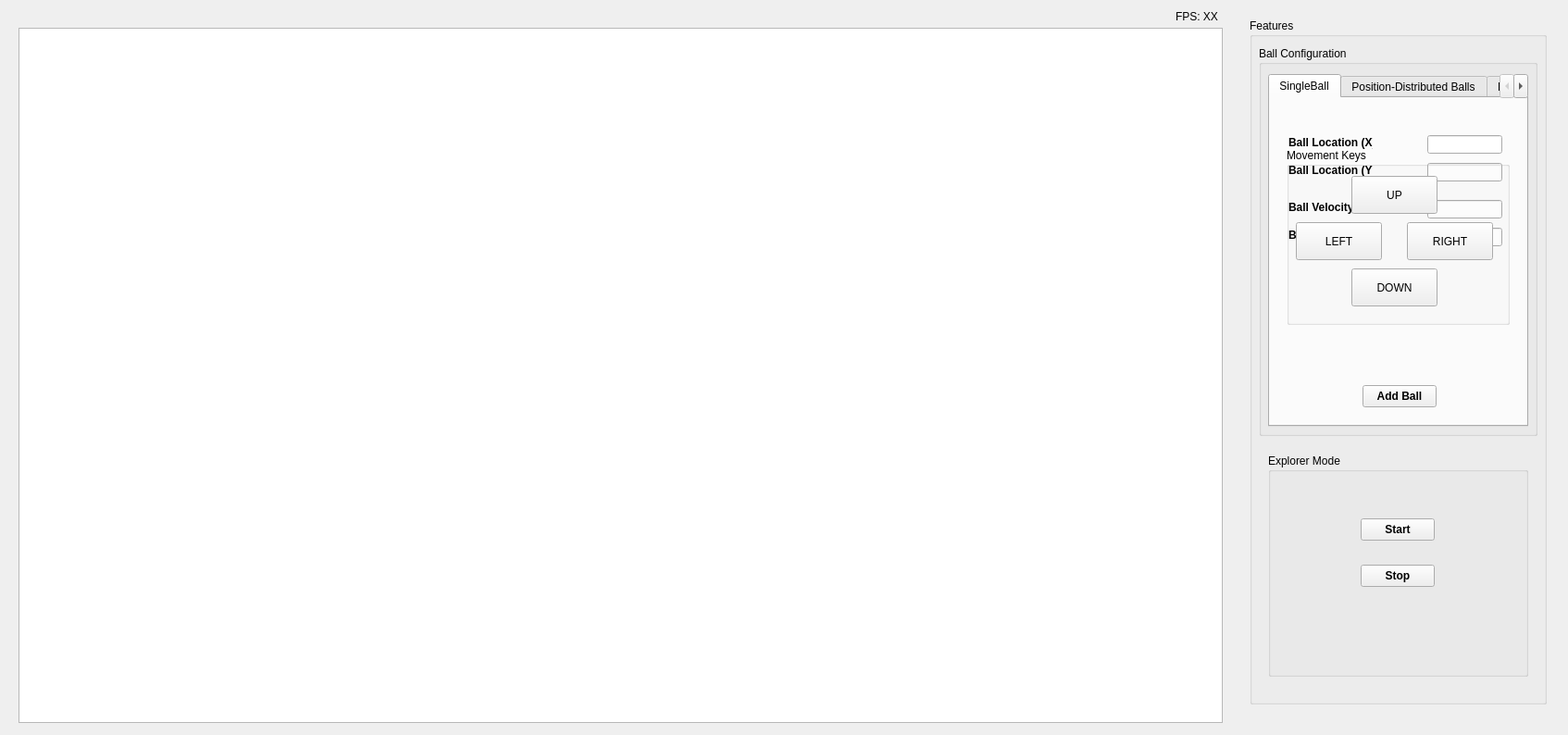
<?xml version="1.0" encoding="UTF-8"?>
<ui version="4.0">
 <class>MainWindow</class>
 <widget class="QMainWindow" name="MainWindow">
  <property name="geometry">
   <rect>
    <x>0</x>
    <y>0</y>
    <width>1694</width>
    <height>794</height>
   </rect>
  </property>
  <property name="maximumSize">
   <size>
    <width>1800</width>
    <height>850</height>
   </size>
  </property>
  <property name="windowTitle">
   <string>MainWindow</string>
  </property>
  <widget class="QWidget" name="centralwidget">
   <widget class="QGroupBox" name="addonConfig">
    <property name="geometry">
     <rect>
      <x>1350</x>
      <y>20</y>
      <width>321</width>
      <height>741</height>
     </rect>
    </property>
    <property name="font">
     <font>
      <bold>false</bold>
     </font>
    </property>
    <property name="title">
     <string>Features</string>
    </property>
    <widget class="QGroupBox" name="wallConfig">
     <property name="geometry">
      <rect>
       <x>20</x>
       <y>470</y>
       <width>281</width>
       <height>241</height>
      </rect>
     </property>
     <property name="title">
      <string>Explorer Mode</string>
     </property>
     <widget class="QPushButton" name="startExplore">
      <property name="geometry">
       <rect>
        <x>100</x>
        <y>70</y>
        <width>80</width>
        <height>24</height>
       </rect>
      </property>
      <property name="font">
       <font>
        <bold>true</bold>
       </font>
      </property>
      <property name="text">
       <string>Start</string>
      </property>
     </widget>
     <widget class="QPushButton" name="stopExplore">
      <property name="geometry">
       <rect>
        <x>100</x>
        <y>120</y>
        <width>80</width>
        <height>24</height>
       </rect>
      </property>
      <property name="font">
       <font>
        <bold>true</bold>
       </font>
      </property>
      <property name="text">
       <string>Stop</string>
      </property>
     </widget>
    </widget>
    <widget class="QGroupBox" name="ballConfig">
     <property name="geometry">
      <rect>
       <x>10</x>
       <y>30</y>
       <width>301</width>
       <height>421</height>
      </rect>
     </property>
     <property name="title">
      <string>Ball Configuration</string>
     </property>
     <widget class="QTabWidget" name="tabWidget">
      <property name="geometry">
       <rect>
        <x>10</x>
        <y>30</y>
        <width>281</width>
        <height>381</height>
       </rect>
      </property>
      <property name="currentIndex">
       <number>0</number>
      </property>
      <widget class="QWidget" name="SingleBall">
       <attribute name="title">
        <string>SingleBall</string>
       </attribute>
       <widget class="QLineEdit" name="yInput">
        <property name="geometry">
         <rect>
          <x>170</x>
          <y>70</y>
          <width>81</width>
          <height>20</height>
         </rect>
        </property>
       </widget>
       <widget class="QLabel" name="locationX">
        <property name="geometry">
         <rect>
          <x>20</x>
          <y>40</y>
          <width>91</width>
          <height>16</height>
         </rect>
        </property>
        <property name="font">
         <font>
          <bold>true</bold>
         </font>
        </property>
        <property name="text">
         <string>Ball Location (X)</string>
        </property>
       </widget>
       <widget class="QLabel" name="velocity">
        <property name="geometry">
         <rect>
          <x>20</x>
          <y>110</y>
          <width>71</width>
          <height>16</height>
         </rect>
        </property>
        <property name="font">
         <font>
          <bold>true</bold>
         </font>
        </property>
        <property name="text">
         <string>Ball Velocity</string>
        </property>
       </widget>
       <widget class="QLabel" name="locationY">
        <property name="geometry">
         <rect>
          <x>20</x>
          <y>70</y>
          <width>91</width>
          <height>16</height>
         </rect>
        </property>
        <property name="font">
         <font>
          <bold>true</bold>
         </font>
        </property>
        <property name="text">
         <string>Ball Location (Y)</string>
        </property>
       </widget>
       <widget class="QLineEdit" name="velocityInput">
        <property name="geometry">
         <rect>
          <x>170</x>
          <y>110</y>
          <width>81</width>
          <height>20</height>
         </rect>
        </property>
       </widget>
       <widget class="QLineEdit" name="xInput">
        <property name="geometry">
         <rect>
          <x>170</x>
          <y>40</y>
          <width>81</width>
          <height>20</height>
         </rect>
        </property>
       </widget>
       <widget class="QLabel" name="direction">
        <property name="geometry">
         <rect>
          <x>20</x>
          <y>140</y>
          <width>81</width>
          <height>16</height>
         </rect>
        </property>
        <property name="font">
         <font>
          <bold>true</bold>
         </font>
        </property>
        <property name="text">
         <string>Ball Direction</string>
        </property>
       </widget>
       <widget class="QLineEdit" name="directionInput">
        <property name="geometry">
         <rect>
          <x>170</x>
          <y>140</y>
          <width>81</width>
          <height>20</height>
         </rect>
        </property>
       </widget>
       <widget class="QPushButton" name="addBall">
        <property name="geometry">
         <rect>
          <x>100</x>
          <y>310</y>
          <width>80</width>
          <height>24</height>
         </rect>
        </property>
        <property name="font">
         <font>
          <bold>true</bold>
         </font>
        </property>
        <property name="text">
         <string>Add Ball</string>
        </property>
       </widget>
      </widget>
      <widget class="QWidget" name="MultiBall1">
       <attribute name="title">
        <string>Position-Distributed Balls</string>
       </attribute>
       <widget class="QLabel" name="velocity1">
        <property name="geometry">
         <rect>
          <x>20</x>
          <y>220</y>
          <width>71</width>
          <height>16</height>
         </rect>
        </property>
        <property name="font">
         <font>
          <bold>true</bold>
         </font>
        </property>
        <property name="text">
         <string>Ball Velocity</string>
        </property>
       </widget>
       <widget class="QLineEdit" name="velocityInput1">
        <property name="geometry">
         <rect>
          <x>170</x>
          <y>220</y>
          <width>81</width>
          <height>20</height>
         </rect>
        </property>
       </widget>
       <widget class="QLabel" name="direction1">
        <property name="geometry">
         <rect>
          <x>20</x>
          <y>250</y>
          <width>81</width>
          <height>16</height>
         </rect>
        </property>
        <property name="font">
         <font>
          <bold>true</bold>
         </font>
        </property>
        <property name="text">
         <string>Ball Direction</string>
        </property>
       </widget>
       <widget class="QPushButton" name="addBall1">
        <property name="geometry">
         <rect>
          <x>90</x>
          <y>310</y>
          <width>80</width>
          <height>24</height>
         </rect>
        </property>
        <property name="font">
         <font>
          <bold>true</bold>
         </font>
        </property>
        <property name="text">
         <string>Add Ball</string>
        </property>
       </widget>
       <widget class="QLineEdit" name="directionInput1">
        <property name="geometry">
         <rect>
          <x>170</x>
          <y>250</y>
          <width>81</width>
          <height>20</height>
         </rect>
        </property>
       </widget>
       <widget class="QGroupBox" name="X_Range">
        <property name="geometry">
         <rect>
          <x>10</x>
          <y>10</y>
          <width>251</width>
          <height>91</height>
         </rect>
        </property>
        <property name="title">
         <string>X Range</string>
        </property>
        <widget class="QLineEdit" name="startXInput">
         <property name="geometry">
          <rect>
           <x>160</x>
           <y>30</y>
           <width>81</width>
           <height>20</height>
          </rect>
         </property>
        </widget>
        <widget class="QLineEdit" name="endXInput">
         <property name="geometry">
          <rect>
           <x>160</x>
           <y>60</y>
           <width>81</width>
           <height>20</height>
          </rect>
         </property>
        </widget>
        <widget class="QLabel" name="startX">
         <property name="geometry">
          <rect>
           <x>10</x>
           <y>30</y>
           <width>111</width>
           <height>16</height>
          </rect>
         </property>
         <property name="font">
          <font>
           <bold>true</bold>
          </font>
         </property>
         <property name="text">
          <string>Initial Ball Location </string>
         </property>
        </widget>
        <widget class="QLabel" name="endX">
         <property name="geometry">
          <rect>
           <x>10</x>
           <y>60</y>
           <width>101</width>
           <height>16</height>
          </rect>
         </property>
         <property name="font">
          <font>
           <bold>true</bold>
          </font>
         </property>
         <property name="text">
          <string>Final  Ball Location </string>
         </property>
        </widget>
       </widget>
       <widget class="QGroupBox" name="Y_Range">
        <property name="geometry">
         <rect>
          <x>10</x>
          <y>110</y>
          <width>251</width>
          <height>91</height>
         </rect>
        </property>
        <property name="title">
         <string>Y Range</string>
        </property>
        <widget class="QLineEdit" name="startYInput">
         <property name="geometry">
          <rect>
           <x>160</x>
           <y>30</y>
           <width>81</width>
           <height>20</height>
          </rect>
         </property>
        </widget>
        <widget class="QLineEdit" name="endYInput">
         <property name="geometry">
          <rect>
           <x>160</x>
           <y>60</y>
           <width>81</width>
           <height>20</height>
          </rect>
         </property>
        </widget>
        <widget class="QLabel" name="startY">
         <property name="geometry">
          <rect>
           <x>10</x>
           <y>30</y>
           <width>111</width>
           <height>16</height>
          </rect>
         </property>
         <property name="font">
          <font>
           <bold>true</bold>
          </font>
         </property>
         <property name="text">
          <string>Initial Ball Location </string>
         </property>
        </widget>
        <widget class="QLabel" name="endY">
         <property name="geometry">
          <rect>
           <x>10</x>
           <y>60</y>
           <width>111</width>
           <height>16</height>
          </rect>
         </property>
         <property name="font">
          <font>
           <bold>true</bold>
          </font>
         </property>
         <property name="text">
          <string>Final  Ball Location </string>
         </property>
        </widget>
       </widget>
       <widget class="QLabel" name="numBalls1">
        <property name="geometry">
         <rect>
          <x>20</x>
          <y>280</y>
          <width>101</width>
          <height>16</height>
         </rect>
        </property>
        <property name="font">
         <font>
          <bold>true</bold>
         </font>
        </property>
        <property name="text">
         <string>Number of Balls</string>
        </property>
       </widget>
       <widget class="QLineEdit" name="numBallsInput1">
        <property name="geometry">
         <rect>
          <x>170</x>
          <y>280</y>
          <width>81</width>
          <height>20</height>
         </rect>
        </property>
       </widget>
      </widget>
      <widget class="QWidget" name="MultiBall2">
       <attribute name="title">
        <string>Direction-Distributed Balls</string>
       </attribute>
       <widget class="QGroupBox" name="direction_Range">
        <property name="geometry">
         <rect>
          <x>10</x>
          <y>20</y>
          <width>251</width>
          <height>91</height>
         </rect>
        </property>
        <property name="title">
         <string>Direction Range</string>
        </property>
        <widget class="QLineEdit" name="initialDirectionInput">
         <property name="geometry">
          <rect>
           <x>160</x>
           <y>30</y>
           <width>81</width>
           <height>20</height>
          </rect>
         </property>
        </widget>
        <widget class="QLineEdit" name="finalDirectionInput">
         <property name="geometry">
          <rect>
           <x>160</x>
           <y>60</y>
           <width>81</width>
           <height>20</height>
          </rect>
         </property>
        </widget>
        <widget class="QLabel" name="initialDirection">
         <property name="geometry">
          <rect>
           <x>10</x>
           <y>30</y>
           <width>111</width>
           <height>16</height>
          </rect>
         </property>
         <property name="font">
          <font>
           <bold>true</bold>
          </font>
         </property>
         <property name="text">
          <string>Initial Direction</string>
         </property>
        </widget>
        <widget class="QLabel" name="finalDirection">
         <property name="geometry">
          <rect>
           <x>10</x>
           <y>60</y>
           <width>111</width>
           <height>16</height>
          </rect>
         </property>
         <property name="font">
          <font>
           <bold>true</bold>
          </font>
         </property>
         <property name="text">
          <string>Final  Direction</string>
         </property>
        </widget>
       </widget>
       <widget class="QLabel" name="locationY2">
        <property name="geometry">
         <rect>
          <x>20</x>
          <y>160</y>
          <width>91</width>
          <height>16</height>
         </rect>
        </property>
        <property name="font">
         <font>
          <bold>true</bold>
         </font>
        </property>
        <property name="text">
         <string>Ball Location (Y)</string>
        </property>
       </widget>
       <widget class="QLabel" name="locationX2">
        <property name="geometry">
         <rect>
          <x>20</x>
          <y>130</y>
          <width>91</width>
          <height>16</height>
         </rect>
        </property>
        <property name="font">
         <font>
          <bold>true</bold>
         </font>
        </property>
        <property name="text">
         <string>Ball Location (X)</string>
        </property>
       </widget>
       <widget class="QLineEdit" name="xInput2">
        <property name="geometry">
         <rect>
          <x>170</x>
          <y>130</y>
          <width>81</width>
          <height>20</height>
         </rect>
        </property>
       </widget>
       <widget class="QLineEdit" name="yInput2">
        <property name="geometry">
         <rect>
          <x>170</x>
          <y>160</y>
          <width>81</width>
          <height>20</height>
         </rect>
        </property>
       </widget>
       <widget class="QLabel" name="velocity2">
        <property name="geometry">
         <rect>
          <x>20</x>
          <y>190</y>
          <width>71</width>
          <height>16</height>
         </rect>
        </property>
        <property name="font">
         <font>
          <bold>true</bold>
         </font>
        </property>
        <property name="text">
         <string>Ball Velocity</string>
        </property>
       </widget>
       <widget class="QLineEdit" name="velocityInput2">
        <property name="geometry">
         <rect>
          <x>170</x>
          <y>190</y>
          <width>81</width>
          <height>20</height>
         </rect>
        </property>
       </widget>
       <widget class="QPushButton" name="addBall2">
        <property name="geometry">
         <rect>
          <x>100</x>
          <y>310</y>
          <width>80</width>
          <height>24</height>
         </rect>
        </property>
        <property name="font">
         <font>
          <bold>true</bold>
         </font>
        </property>
        <property name="text">
         <string>Add Ball</string>
        </property>
       </widget>
       <widget class="QLabel" name="numBalls2">
        <property name="geometry">
         <rect>
          <x>20</x>
          <y>220</y>
          <width>101</width>
          <height>16</height>
         </rect>
        </property>
        <property name="font">
         <font>
          <bold>true</bold>
         </font>
        </property>
        <property name="text">
         <string>Number of Balls</string>
        </property>
       </widget>
       <widget class="QLineEdit" name="numBallsInput2">
        <property name="geometry">
         <rect>
          <x>170</x>
          <y>220</y>
          <width>81</width>
          <height>20</height>
         </rect>
        </property>
       </widget>
      </widget>
      <widget class="QWidget" name="MultiBall3">
       <attribute name="title">
        <string>Velocity Distributed Balls</string>
       </attribute>
       <widget class="QLineEdit" name="yInput3">
        <property name="geometry">
         <rect>
          <x>170</x>
          <y>160</y>
          <width>81</width>
          <height>20</height>
         </rect>
        </property>
       </widget>
       <widget class="QLabel" name="locationX3">
        <property name="geometry">
         <rect>
          <x>20</x>
          <y>130</y>
          <width>91</width>
          <height>16</height>
         </rect>
        </property>
        <property name="font">
         <font>
          <bold>true</bold>
         </font>
        </property>
        <property name="text">
         <string>Ball Location (X)</string>
        </property>
       </widget>
       <widget class="QLabel" name="locationY3">
        <property name="geometry">
         <rect>
          <x>20</x>
          <y>160</y>
          <width>91</width>
          <height>16</height>
         </rect>
        </property>
        <property name="font">
         <font>
          <bold>true</bold>
         </font>
        </property>
        <property name="text">
         <string>Ball Location (Y)</string>
        </property>
       </widget>
       <widget class="QLineEdit" name="xInput3">
        <property name="geometry">
         <rect>
          <x>170</x>
          <y>130</y>
          <width>81</width>
          <height>20</height>
         </rect>
        </property>
       </widget>
       <widget class="QLabel" name="direction3">
        <property name="geometry">
         <rect>
          <x>20</x>
          <y>190</y>
          <width>81</width>
          <height>16</height>
         </rect>
        </property>
        <property name="font">
         <font>
          <bold>true</bold>
         </font>
        </property>
        <property name="text">
         <string>Ball Direction</string>
        </property>
       </widget>
       <widget class="QLineEdit" name="directionInput3">
        <property name="geometry">
         <rect>
          <x>170</x>
          <y>190</y>
          <width>81</width>
          <height>20</height>
         </rect>
        </property>
       </widget>
       <widget class="QGroupBox" name="velocityRange">
        <property name="geometry">
         <rect>
          <x>10</x>
          <y>20</y>
          <width>251</width>
          <height>91</height>
         </rect>
        </property>
        <property name="title">
         <string>Velocity Range</string>
        </property>
        <widget class="QLineEdit" name="initialVelocityInput">
         <property name="geometry">
          <rect>
           <x>160</x>
           <y>30</y>
           <width>81</width>
           <height>20</height>
          </rect>
         </property>
        </widget>
        <widget class="QLineEdit" name="finalVelocityInput">
         <property name="geometry">
          <rect>
           <x>160</x>
           <y>60</y>
           <width>81</width>
           <height>20</height>
          </rect>
         </property>
        </widget>
        <widget class="QLabel" name="initialVelocity">
         <property name="geometry">
          <rect>
           <x>10</x>
           <y>30</y>
           <width>101</width>
           <height>16</height>
          </rect>
         </property>
         <property name="font">
          <font>
           <bold>true</bold>
          </font>
         </property>
         <property name="text">
          <string>Initial Velocity</string>
         </property>
        </widget>
        <widget class="QLabel" name="finalVelocity">
         <property name="geometry">
          <rect>
           <x>10</x>
           <y>60</y>
           <width>101</width>
           <height>16</height>
          </rect>
         </property>
         <property name="font">
          <font>
           <bold>true</bold>
          </font>
         </property>
         <property name="text">
          <string>Final  Velocity</string>
         </property>
        </widget>
       </widget>
       <widget class="QPushButton" name="addBall3">
        <property name="geometry">
         <rect>
          <x>100</x>
          <y>310</y>
          <width>80</width>
          <height>24</height>
         </rect>
        </property>
        <property name="font">
         <font>
          <bold>true</bold>
         </font>
        </property>
        <property name="text">
         <string>Add Ball</string>
        </property>
       </widget>
       <widget class="QLabel" name="numBalls3">
        <property name="geometry">
         <rect>
          <x>20</x>
          <y>220</y>
          <width>101</width>
          <height>16</height>
         </rect>
        </property>
        <property name="font">
         <font>
          <bold>true</bold>
         </font>
        </property>
        <property name="text">
         <string>Number of Balls</string>
        </property>
       </widget>
       <widget class="QLineEdit" name="numBallsInput3">
        <property name="geometry">
         <rect>
          <x>170</x>
          <y>220</y>
          <width>81</width>
          <height>20</height>
         </rect>
        </property>
       </widget>
      </widget>
     </widget>
    </widget>
    <widget class="QGroupBox" name="movementKeys">
     <property name="geometry">
      <rect>
       <x>40</x>
       <y>140</y>
       <width>241</width>
       <height>191</height>
      </rect>
     </property>
     <property name="title">
      <string>Movement Keys</string>
     </property>
     <widget class="QPushButton" name="up">
      <property name="geometry">
       <rect>
        <x>70</x>
        <y>30</y>
        <width>93</width>
        <height>41</height>
       </rect>
      </property>
      <property name="text">
       <string>UP</string>
      </property>
     </widget>
     <widget class="QPushButton" name="right">
      <property name="geometry">
       <rect>
        <x>130</x>
        <y>80</y>
        <width>93</width>
        <height>41</height>
       </rect>
      </property>
      <property name="text">
       <string>RIGHT</string>
      </property>
     </widget>
     <widget class="QPushButton" name="down">
      <property name="geometry">
       <rect>
        <x>70</x>
        <y>130</y>
        <width>93</width>
        <height>41</height>
       </rect>
      </property>
      <property name="text">
       <string>DOWN</string>
      </property>
     </widget>
     <widget class="QPushButton" name="left">
      <property name="geometry">
       <rect>
        <x>10</x>
        <y>80</y>
        <width>93</width>
        <height>41</height>
       </rect>
      </property>
      <property name="text">
       <string>LEFT</string>
      </property>
     </widget>
    </widget>
   </widget>
   <widget class="QGraphicsView" name="field">
    <property name="geometry">
     <rect>
      <x>20</x>
      <y>30</y>
      <width>1301</width>
      <height>751</height>
     </rect>
    </property>
    <property name="minimumSize">
     <size>
      <width>1280</width>
      <height>720</height>
     </size>
    </property>
    <property name="maximumSize">
     <size>
      <width>1500</width>
      <height>900</height>
     </size>
    </property>
    <property name="alignment">
     <set>Qt::AlignCenter</set>
    </property>
   </widget>
   <widget class="QLabel" name="fpsCounterLabel">
    <property name="geometry">
     <rect>
      <x>1270</x>
      <y>10</y>
      <width>61</width>
      <height>16</height>
     </rect>
    </property>
    <property name="text">
     <string>FPS: XX </string>
    </property>
   </widget>
  </widget>
 </widget>
 <resources/>
 <connections/>
</ui>
